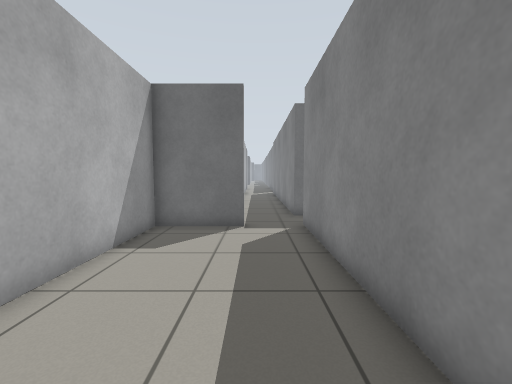
view 1 (above)

17 first-person views from a walk through a world built for the Gazebo simulator. The camera is 0.94 m above the floor, tilts 4° down and sees 90° across. The floor is counted in squares, 0.5 m on a side. Each view is taken from the middle of a square. On the plan, view 1 faces up. The plan holds only what a view shows up to about 15 squares ahead; the rest is blank. The place goes on beyond the plan.

view 2
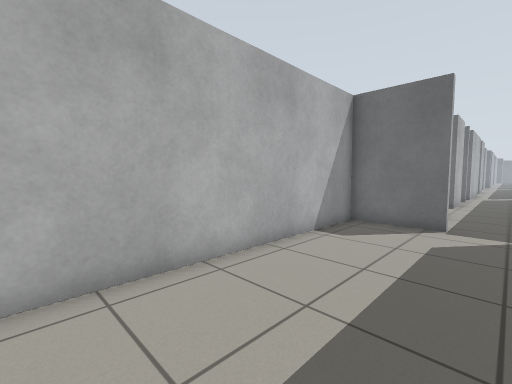

view 3
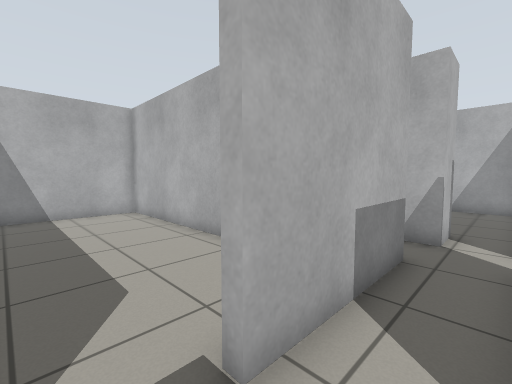

view 4
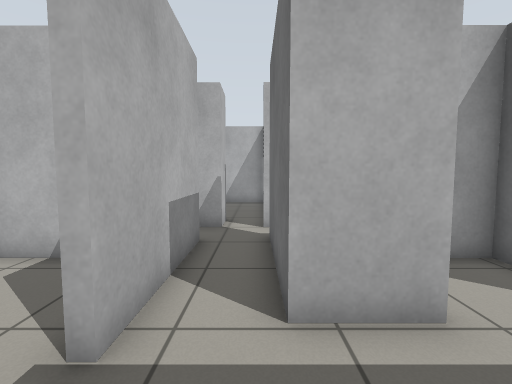

view 5
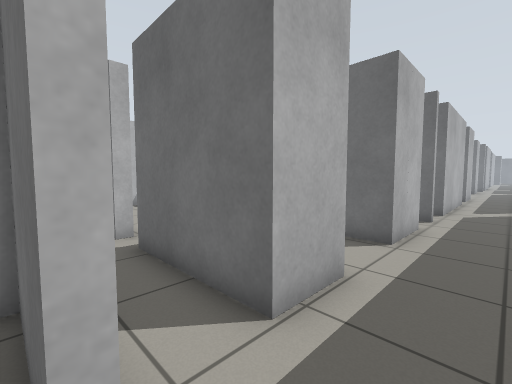

view 6
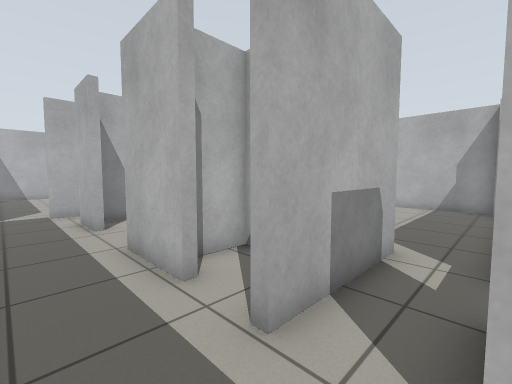

view 7
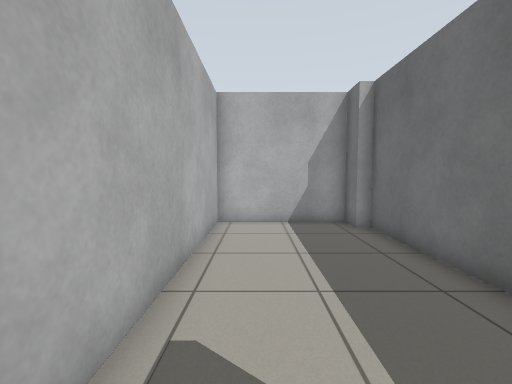

view 8
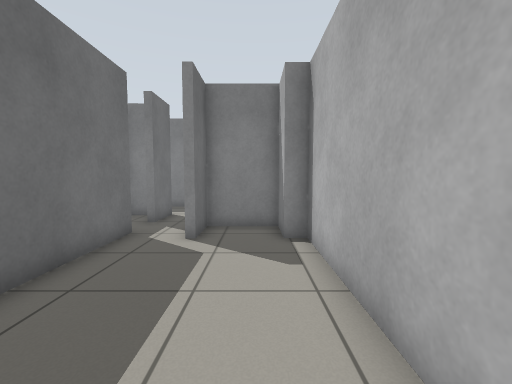

view 9
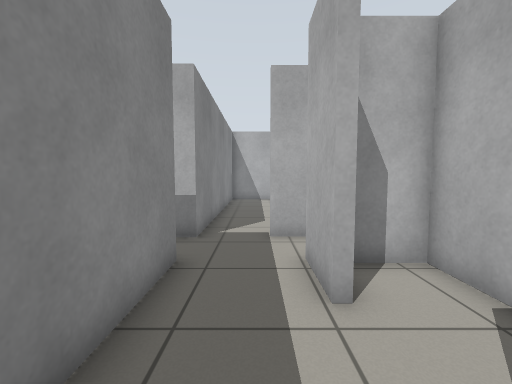

view 10
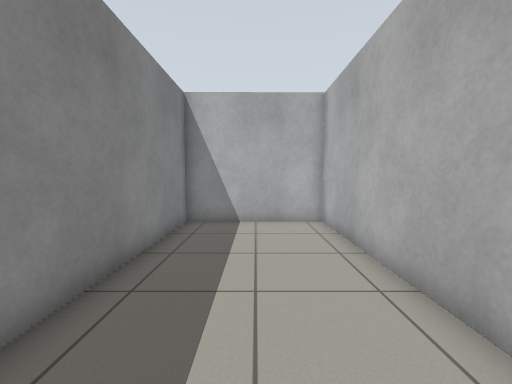

view 11
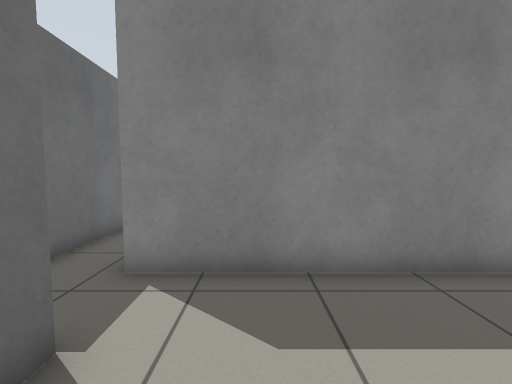

view 12
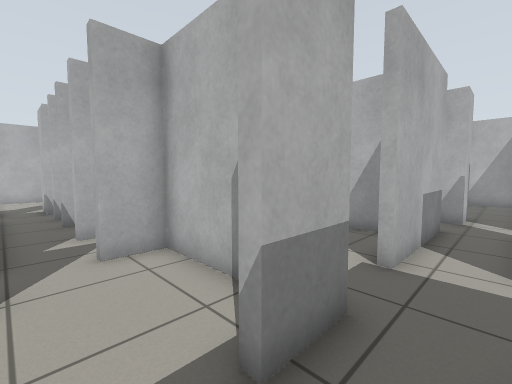

view 13
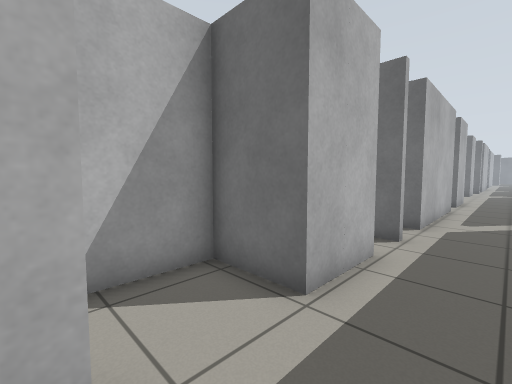

view 14
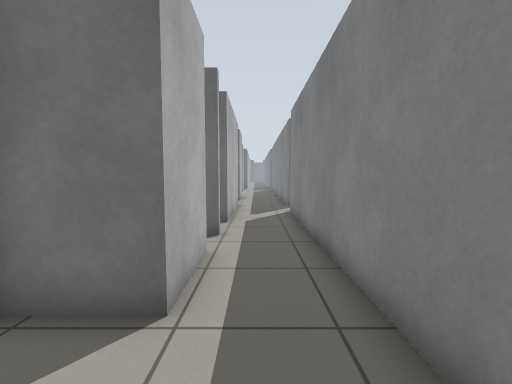

view 15
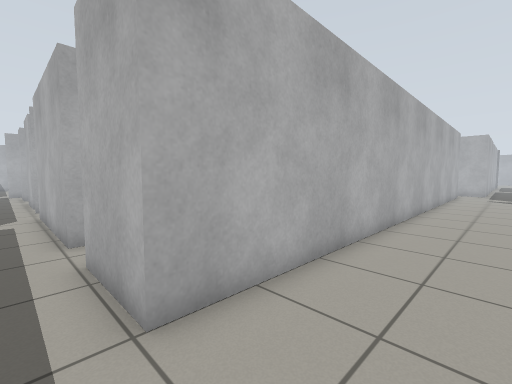

view 16
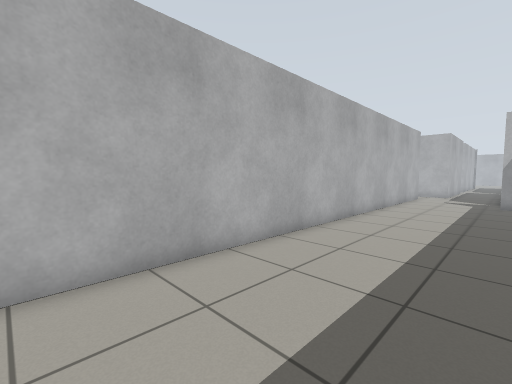

view 17
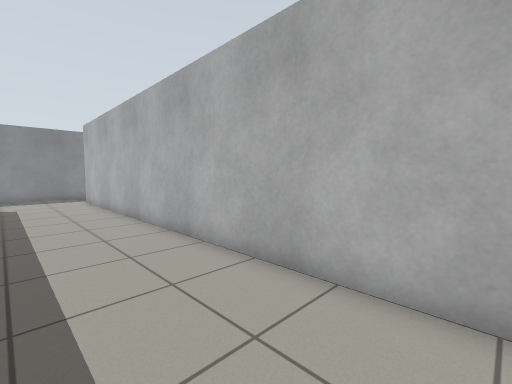

### Floor plan
Points are (right, up) in squares from view 1. A wall is a line through its corners. A room is listed if a view was taken in it or the views show most of it. See-through windows are left out.
Room 1 (views 1, 2, 10, 11)
walls: (-0.4, 9.1) (-3.6, 9.1) (-3.6, -2) (1.8, -2) (1.8, 8.4)
ways out: opening at (0.5, 9) to room 2
Room 2 (views 3, 4, 5, 13, 14)
walls: (-5.2, 9.4) (-0.4, 9.4) (-0.4, 9.1); (-1.1, 13.4) (-1.1, 11.4) (-5.6, 11.4); (-7, 9.8) (-7, 8.9); (1.8, 8.4) (1.8, 9.4) (3.4, 9.4); (2.3, 11.4) (1.8, 11.4) (1.8, 13.4); (3.5, 11.4) (2.5, 11.4)
ways out: opening at (0.5, 9) to room 1; opening at (0.5, 12.5) to room 5; opening at (2.5, 11) to room 6
Room 3 (view 6)
walls: (-1.1, 27.5) (-1.1, 23); (1.8, 21.5) (1.8, 26)
ways out: opening at (0, 21) to room 5; opening at (0.5, 28.5) to room 7; opening at (-2.5, 22) to room 8; opening at (2, 27)
Room 4 (views 7, 8)
walls: (-13.9, 22.5) (-15, 22.5) (-15, 17.5) (-5.6, 17.5) (-5.6, 18) (-3.9, 18) (-3.9, 20.8) (-5.6, 20.8) (-5.6, 21.1) (-4.6, 21.1); (-4.8, 23) (-13.9, 23)
ways out: opening at (-5, 22) to room 8
Room 5 (view 9)
walls: (-1.1, 19.1) (-1.1, 16.3) (-3.6, 16.3) (-3.6, 11.7) (-1.7, 11.7); (-3.6, 18) (-2, 18); (-1.5, 13.4) (-1.1, 13.4); (-1.1, 20.8) (-1.9, 20.8); (1.8, 13.4) (1.8, 21.5)
ways out: opening at (0.5, 12.5) to room 2; opening at (0, 21) to room 3
Room 6 (view 12)
walls: (3.4, 9.4) (3.4, 9.1); (2.1, 7.8) (2.1, 4.8) (3.6, 4.8); (5.5, 11.4) (3.5, 11.4)
ways out: opening at (2.5, 11) to room 2
Room 7 (views 15, 16, 17)
walls: (-1.6, 29.2) (-1.1, 29.2) (-1.1, 27.5); (-21.1, 34) (-1.1, 34) (-1.1, 31); (-21.4, 39.1) (-21.4, 38.6)
ways out: opening at (0.5, 28.5) to room 3; opening at (-1, 30.5)
Room 8 (no view inside)
walls: (-4.6, 21.1) (-1.1, 21.1); (-1.1, 23) (-3.1, 23)
ways out: opening at (-2.5, 22) to room 3; opening at (-5, 22) to room 4; opening at (-4, 23)

Positions as (right, up) in squares from view 1, and headings:
1: (0, 0), facing up
2: (1, -1), facing up-left
3: (1, 11), facing down-left
4: (2, 11), facing left
5: (1, 9), facing up-left
6: (1, 23), facing down-left
7: (-5, 19), facing left
8: (-13, 19), facing right
9: (0, 17), facing down
10: (-1, 8), facing down
11: (-3, 7), facing right
12: (5, 11), facing down-left
13: (1, 13), facing up-left
14: (0, 13), facing up
15: (0, 37), facing down-left
16: (-3, 39), facing down-left
17: (-21, 38), facing down-right
